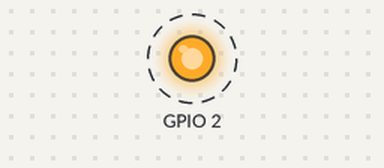
Recording of a program running on a simulated ESP32. Parts: output pins drawn as LEDs (lit = HIGH). Dashed ring = blinking. What the program prints to the serial monitor is not drawn.

Above: at 0.2 s.
Timing chart, 0 to 3.0 s (numbered marks = the images above):
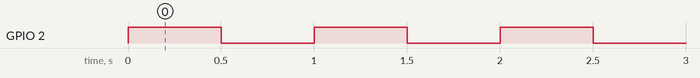

The program:

main.cpp
```cpp
#include <Arduino.h>


void setup() {
  Serial.begin(115200);
  Serial.println("Hello from ESP32!");
  pinMode(2, OUTPUT);
}

void loop() {
  digitalWrite(2, HIGH);
  delay(500);
  digitalWrite(2, LOW);
  delay(500);
}
```

Measured:
- by itself, GPIO 2: alternates HIGH for 0.50 s and LOW for 0.50 s
